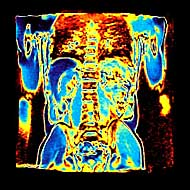
#> input picture scintigrafia.jpg, 190 x 190 px, found by its file name
$ python citire_afisare_histograma_pt_imagine.py
#> lines starting #> are read from the running program, lines starting #| are printed output that depends on the picture
# -*- coding: utf-8 -*-
"""
Created on Thu Feb 26 19:19:55 2026

"""

# histograma, citire, afisare
import os
import numpy as np
import matplotlib.pyplot as plt

# citirea imaginii
cale=r'C:\Users\alexb\Desktop\Piese_PCLP\Medical-image-processing-intro'
cale_img=os.path.join(cale,'scintigrafia.jpg')
img=plt.imread(cale_img)
#> img is the input picture: shape (190, 190, 3); mean R, G, B 78.8, 83.2, 61.9

# histograma
h,_=np.histogram(img, bins=256, range=[0,256])
#> h = 256 values, max 38592 at index 0, min 135 at index 145, mean 423

plt.figure('Histograma imag scintigrafia.jpg')
plt.bar(range(256),h)
plt.show()
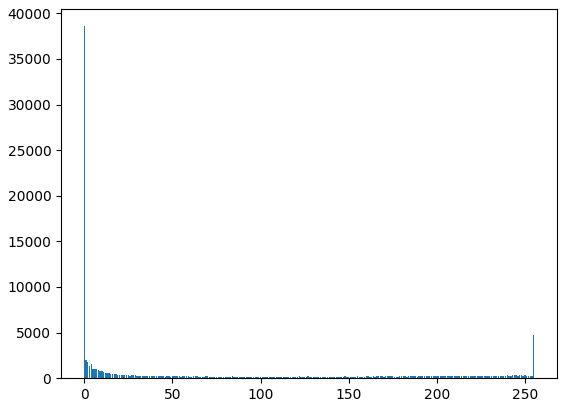
#> figure drawn by matplotlib, 1 panel; tallest bar 38592 high, from x = -0.4 to 0.4

# afisarea imaginii
plt.figure('scintigrafia')
plt.imshow(img)
plt.show()

plt.figure('scintigrafia2')
plt.imshow(img,cmap='gray', vmin=0, vmax=255)
plt.show()

$ run again, with CThead.tif saved as scintigrafia.jpg
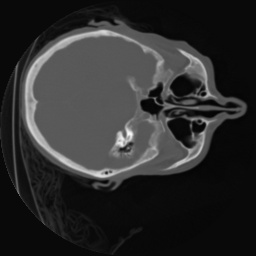
#> input picture CThead.tif, 256 x 256 px, found by its file name
#> img is the input picture: shape (256, 256); min 0, max 251, mean 44.6
#> h = 256 values, max 17326 at index 9, min 0 at index 1, mean 256
#> `plt.show()`:
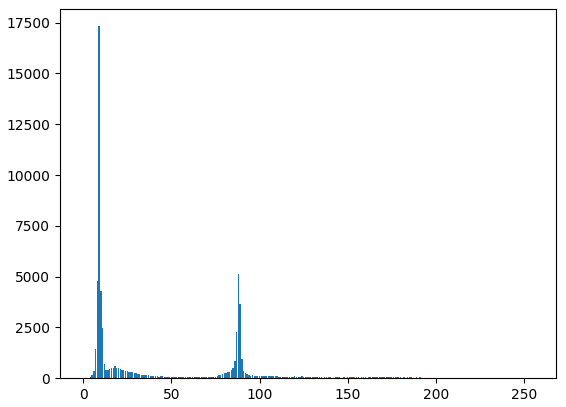
#> figure drawn by matplotlib, 1 panel; tallest bar 17326 high, from x = 8.6 to 9.4

$ run again, with mdb028.png saved as scintigrafia.jpg
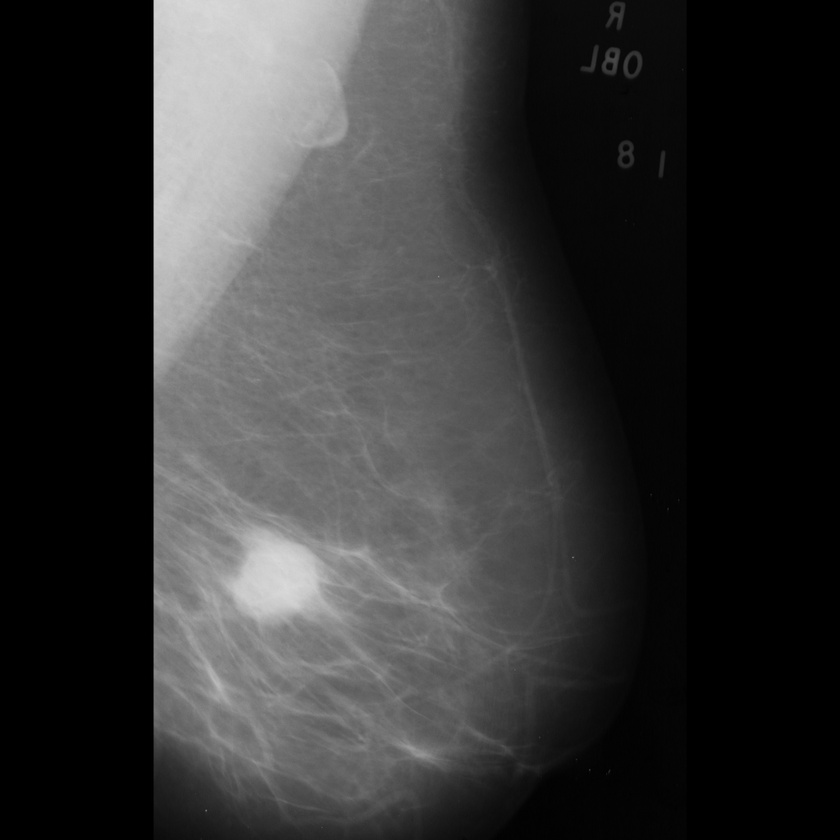
#> input picture mdb028.png, 840 x 840 px, shrunk from 1024 x 1024 before the run, found by its file name
#> img is the input picture: shape (840, 840, 3); min 0, max 219, mean 53.6
#> h = 256 values, max 766374 at index 0, min 0 at index 220, mean 8268.8
#> `plt.show()`:
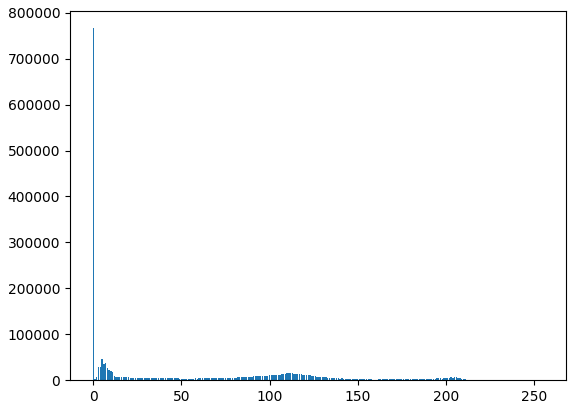
#> figure drawn by matplotlib, 1 panel; tallest bar 766374 high, from x = -0.4 to 0.4
